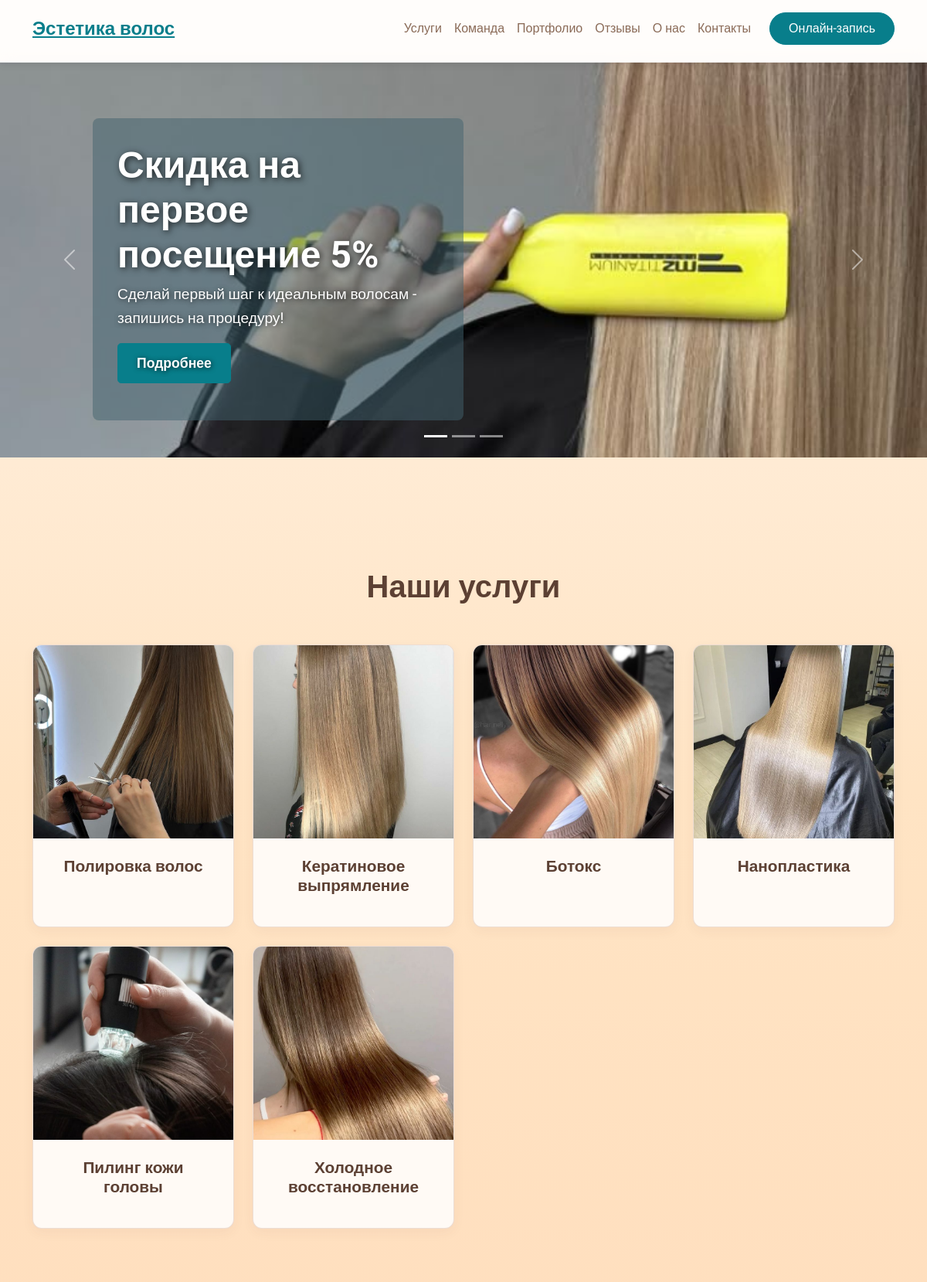
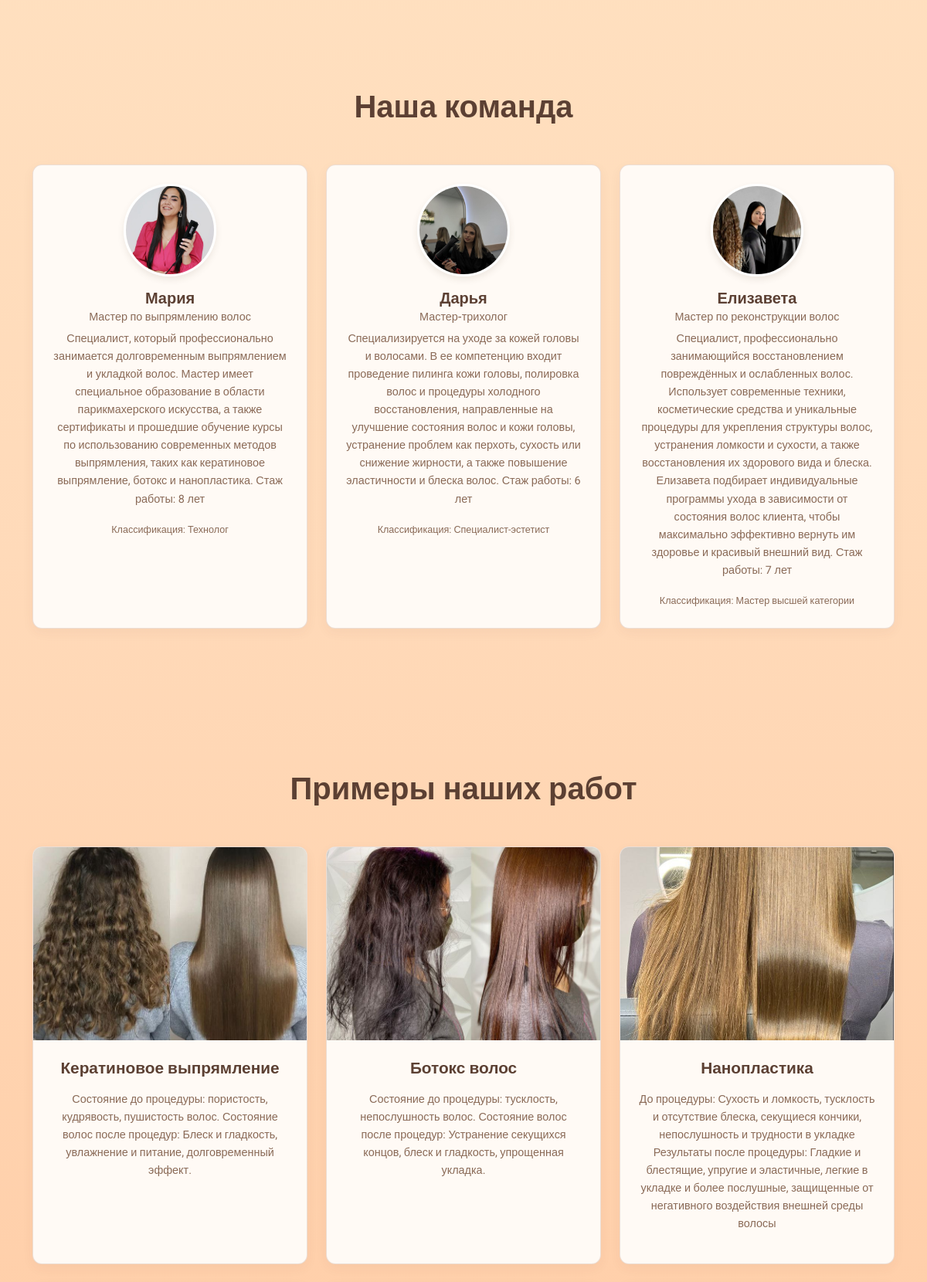
The page / (upper part) on the database its author committed (2 pictures, top to bottom).
### myapp/models.py (models this page shows, shortened)
class HeroSlide(models.Model):
    title = models.CharField('Заголовок', max_length=200)
    subtitle = models.CharField('Подзаголовок', max_length=300, blank=True)
    image = models.ImageField('Фоновое изображение', upload_to='hero_slides/')
    button_text = models.CharField('Текст кнопки', max_length=50, default='Подробнее')
    button_link = models.CharField('Ссылка для кнопки', max_length=200, default='#services')
    is_visible = models.BooleanField('Показывать на сайте', default=True)
    order = models.PositiveIntegerField('Порядок', default=0, help_text='Слайды с меньшим номером отображаются первыми')
    class Meta:
        verbose_name = 'Слайд на главной'
        verbose_name_plural = 'Слайды на главной'
        ordering = ['order']

class Service(models.Model):
    name = models.CharField(max_length=100, verbose_name='Название услуги')
    description = models.TextField(verbose_name='Краткая информация')
    price = models.DecimalField(max_digits=8, decimal_places=2, verbose_name='Цена')
    def get_first_image(self):
        return self.images.first()

class ServiceImage(models.Model):
    service = models.ForeignKey(Service, related_name='images', on_delete=models.CASCADE)
    image = models.ImageField(upload_to='service_images/', verbose_name='Фото')
    order = models.PositiveIntegerField(default=0, verbose_name='Порядок отображения')
    class Meta:
        verbose_name = 'Фото услуги'
        verbose_name_plural = 'Фото услуг'
        ordering = ['order']

class TeamMember(models.Model):
    name = models.CharField(max_length=100, verbose_name='Имя')
    position = models.CharField(max_length=100, verbose_name='Должность')
    bio = models.TextField(verbose_name='Краткая информация')
    classification = models.CharField(max_length=50, verbose_name='Классификация', default='Не указано')
    image = models.ImageField(upload_to='team/', verbose_name='Фото', null=True, blank=True)
    services = models.ManyToManyField(Service, related_name='masters', verbose_name='Услуги')
    class Meta:
        verbose_name = 'Член команды'
        verbose_name_plural = 'Члены команды'

class PortfolioWork(models.Model):
    title = models.CharField(max_length=100, verbose_name='Название работы')
    description = models.TextField(verbose_name='Описание')
    image = models.ImageField(upload_to='portfolio/', verbose_name='Фото работы')
    stylist = models.ForeignKey(TeamMember, on_delete=models.SET_NULL, null=True, verbose_name='Мастер')
    created_at = models.DateTimeField(auto_now_add=True, verbose_name='Дата создания')
    class Meta:
        verbose_name = 'Пример работы'
        verbose_name_plural = 'Примеры работ'

### myapp/views.py (the view)
# urls.py: path('', views.home, name='home'),
def home(request):
    services = Service.objects.all()
    team_members = TeamMember.objects.all()
    reviews = Review.objects.order_by('-date')[:5]  # Последние 5 отзывов
    portfolio_works = PortfolioWork.objects.all()
    hero_slides = HeroSlide.objects.filter(is_visible=True)
    review_form = ReviewForm()
    context = {
        'services': services,
        'team_members': team_members,
        'reviews': reviews,
        'portfolio_works': portfolio_works,
        'review_form': review_form,
        'hero_slides': hero_slides,
    }
    return render(request, 'home.html', context)

### myapp/templatetags/app_tags.py (called while the page is built)
@register.inclusion_tag('partials/booking_form.html')
def booking_form():
    services = Service.objects.all()
    return {'services': services}

@register.filter(name='reverselist')
def reverselist(value):
    return value[::-1]

### myapp/templates/home.html (shortened to what this page needs)
{% extends 'base.html' %}
{% block content %}
    {% include 'sections/hero.html' %}
    {% include 'sections/services.html' %}
    {% include 'sections/team.html' %}
    {% include 'sections/portfolio.html' %}
{% endblock %}

### myapp/templates/sections/hero.html (shortened to what this page needs)
{% if hero_slides %}
<section id="hero">
    <div id="heroCarousel" class="carousel slide" data-bs-ride="carousel">
        <div class="carousel-indicators">
            {% for slide in hero_slides %}
            <button type="button" data-bs-target="#heroCarousel" data-bs-slide-to="{{ forloop.counter0 }}" class="{% if forloop.first %}active{% endif %}" aria-current="true" aria-label="Slide {{ forloop.counter }}"></button>
            {% endfor %}
        </div>
        <div class="carousel-inner">
            {% for slide in hero_slides %}
            <div class="carousel-item {% if forloop.first %}active{% endif %}" style="background-image: url('{{ slide.image.url }}');">
                <div class="carousel-caption d-none d-md-block">
                    <h2>{{ slide.title }}</h2>
                    <p>{{ slide.subtitle }}</p>
                    <p><a class="btn btn-lg btn-primary" href="{{ slide.button_link }}">{{ slide.button_text }}</a></p>
                </div>
            </div>
            {% endfor %}
        </div>
        <button class="carousel-control-prev" type="button" data-bs-target="#heroCarousel" data-bs-slide="prev">
            <span class="carousel-control-prev-icon" aria-hidden="true"></span>
        </button>
        <button class="carousel-control-next" type="button" data-bs-target="#heroCarousel" data-bs-slide="next">
            <span class="carousel-control-next-icon" aria-hidden="true"></span>
        </button>
    </div>
</section>
{% endif %}

### myapp/templates/sections/services.html (shortened to what this page needs)
{% load static %}
<section id="services" class="section">
    <div class="container">
        <h2 class="section-title">Наши услуги</h2>
        <div class="row">
            {% for service in services %}
            <div class="col-lg-3 col-md-6 mb-4 d-flex">
                <a href="{% url 'service_detail' service.id %}" class="service-card-link w-100">
                    <div class="card service-card-new h-100">
                        {% if service.get_first_image %}
                            <img src="{{ service.get_first_image.image.url }}" class="card-img" alt="{{ service.name }}">
                        {% else %}
                            <img src="{% static 'img/default.svg' %}" class="card-img" alt="Default Image">
                        {% endif %}
                        <div class="card-body">
                            <h5 class="card-title-new">{{ service.name }}</h5>
                        </div>
                    </div>
                </a>
            </div>
            {% endfor %}
        </div>
    </div>
</section>

### myapp/templates/sections/team.html
<section id="team" class="section">
  <div class="container">
    <h2 class="section-title">Наша команда</h2>
    <div class="row">
      {% for member in team_members %}
      <div class="col-md-4 mb-4">
        <div class="card team-card h-100">
          <img src="{{ member.image.url }}" class="card-img-top" alt="{{ member.name }}" />
          <div class="card-body">
            <h5 class="card-title">{{ member.name }}</h5>
            <h6 class="card-subtitle mb-2 text-muted">{{ member.position }}</h6>
            <p class="card-text">{{ member.bio }}</p>
            <p class="card-text">
              <small class="text-muted">Классификация: {{ member.classification }}</small>
            </p>
          </div>
        </div>
      </div>
      {% empty %}
      <p>В настоящее время информация о команде недоступна.</p>
      {% endfor %}
    </div>
  </div>
</section>

### myapp/templates/sections/portfolio.html (shortened to what this page needs)
{% load static %}
<section id="portfolio" class="section">
  <div class="container">
    <h2 class="section-title">Примеры наших работ</h2>
    <div class="row">
      {% for work in portfolio_works %}
      <div class="col-lg-4 col-md-6 mb-4 d-flex">
        <div class="card service-card-new h-100">
          {% if work.image %}
            <img src="{{ work.image.url }}" class="card-img" alt="{{ work.title }}">
          {% else %}
            <img src="{% static 'img/default.svg' %}" class="card-img" alt="Default Image">
          {% endif %}
          <div class="card-body">
            <h5 class="card-title-new">{{ work.title }}</h5>
            <p>{{ work.description }}</p>
          </div>
        </div>
      </div>
      {% empty %}
      <div class="col-12">
        <p>В настоящее время примеры работ недоступны.</p>
      </div>
      {% endfor %}
    </div>
  </div>
</section>

### myapp/static/css/base.css (style rules this page uses)
:root { --primary-color: #ffffff; --secondary-color: #f7f7f7; --accent-color: #087E8B; --text-color: #5c4033; --light-text-color: #8a6a57; --success-color: #087E8B; --peach-1: #fff5eb; --peach-2: #ffe4c4; --peach-3: #ffdab9; --peach-4: #ffcba4; --peach-5: #ffb38a; }
body { font-family: 'Roboto', sans-serif; line-height: 1.6; color: var(--text-color); background: linear-gradient(180deg, var(--peach-1) 0%, var(--peach-2) 15%, var(--peach-3) 35%, var(--peach-4) 55%, var(--peach-3) 75%, var(--peach-2) 90%, var(--peach-1) 100% ); padding-top: 80px; }
.section { padding: 80px 0; background-color: transparent; }
.section:nth-child(odd), .section:nth-child(even), .bg-gradient-peach, .bg-gradient-blue, .bg-gradient-gray, .bg-light, .bg-peach, .bg-powder-blue { background: none !important; }
.section-title { text-align: center; margin-bottom: 50px; color: var(--text-color); font-size: 2.5rem; font-weight: 700; }
h1, h2, h3, h4, h5, h6 { color: var(--text-color); font-weight: 600; }
.btn-primary { background-color: var(--accent-color); border-color: var(--accent-color); color: #fff; transition: all 0.3s ease; }
.text-muted { color: var(--light-text-color) !important; }

### myapp/static/css/hero.css (style rules this page uses)
#heroCarousel { margin-bottom: 4rem; }
.carousel-caption { bottom: 3rem; z-index: 10; left: 10%; right: 50%; text-align: left; background-color: rgba(66, 99, 111, 0.5); padding: 2rem; border-radius: 0.5rem; }
.carousel-item { height: 32rem; background-color: #777; background-position: center; background-size: cover; }
.btn-primary { background-color: var(--accent-color); border-color: var(--accent-color); color: var(--text-color-light, #fff); padding: 12px 24px; font-size: 1rem; font-weight: 600; transition: all 0.3s ease; }
.carousel-caption h2 { font-size: 3rem; font-weight: 700; color: #fff; text-shadow: 2px 2px 8px rgba(0, 0, 0, 0.7); }
.carousel-caption p { font-size: 1.2rem; color: #fff; text-shadow: 1px 1px 6px rgba(0, 0, 0, 0.7); }
.carousel-caption .btn { font-size: 1.1rem; }

### myapp/static/css/card.css (style rules this page uses)
.card, .team-card, .service-card-new { background-color: #fffaf5; border: 1px solid rgba(165, 105, 75, 0.2); box-shadow: 0 5px 15px rgba(92, 64, 51, 0.05); transition: transform 0.3s ease, box-shadow 0.3s ease; border-radius: 0.75rem; overflow: hidden; display: flex; flex-direction: column; }
.team-card { text-align: center; }
.team-card .card-img-top { width: 120px; height: 120px; border-radius: 50%; object-fit: cover; margin: 1.5rem auto 1rem; border: 3px solid #fff; box-shadow: 0 4px 8px rgba(92, 64, 51, 0.1); }
.team-card .card-body { padding: 0 1.5rem 1.5rem; }
.team-card .card-title { font-size: 1.25rem; color: var(--text-color); font-weight: 600; }
.team-card .card-subtitle { font-size: 0.9rem; color: var(--accent-color); font-weight: 500; }
.team-card .card-text { font-size: 0.9rem; color: var(--light-text-color); }
.service-card-new { position: relative; height: auto; }
.service-card-new .card-img { width: 100%; height: 250px; object-fit: cover; transition: transform 0.5s ease; border-radius: 0; }
.service-card-new .card-body { padding: 1.5rem; text-align: center; display: flex; flex-direction: column; flex-grow: 1; }
.service-card-new .card-title-new { font-size: 1.3rem; font-weight: 600; margin: 0 0 1rem 0; color: var(--text-color); }
.service-card-new .card-body p { flex-grow: 1; margin-bottom: 1rem; font-size: 0.9rem; color: var(--light-text-color); }
.service-card-link { text-decoration: none; }

### rows shown on the page
HeroSlide: image (picture), title "Скидка на первое посещение 5%", subtitle "Сделай первый шаг к идеальным волосам - запишись на процедуру!", button_text "Подробнее"
Service: get_first_image.image (picture), name "Полировка волос"
Service: get_first_image.image (picture), name "Кератиновое выпрямление"
Service: get_first_image.image (picture), name "Ботокс"
Service: get_first_image.image (picture), name "Нанопластика"
Service: get_first_image.image (picture), name "Пилинг кожи головы"
Service: get_first_image.image (picture), name "Холодное восстановление"
TeamMember: image (picture), name "Мария", position "Мастер по выпрямлению волос", bio "Специалист, который профессионально занимается долговременным выпрямлением и укладкой волос. Мастер имеет специальное образование в области парикмахерского искусства, а также сертификаты и прошедшие обучение курсы по использованию современных методов выпрямления, таких как кератиновое выпрямление, ботокс и нанопластика. Стаж работы: 8 лет", classification "Технолог"
TeamMember: image (picture), name "Дарья", position "Мастер-трихолог", bio "Специализируется на уходе за кожей головы и волосами. В ее компетенцию входит проведение пилинга кожи головы, полировка волос и процедуры холодного восстановления, направленные на улучшение состояния волос и кожи головы, устранение проблем как перхоть, сухость или снижение жирности, а также повышение эластичности и блеска волос. Стаж работы: 6 лет", classification "Специалист-эстетист"
TeamMember: image (picture), name "Елизавета", position "Мастер по реконструкции волос", bio "Специалист, профессионально занимающийся восстановлением повреждённых и ослабленных волос. Использует современные техники, косметические средства и уникальные процедуры для укрепления структуры волос, устранения ломкости и сухости, а также восстановления их здорового вида и блеска. Елизавета подбирает индивидуальные программы ухода в зависимости от состояния волос клиента, чтобы максимально эффективно вернуть им здоровье и красивый внешний вид. Стаж работы: 7 лет", classification "Мастер высшей категории"
PortfolioWork: image (picture), title "Кератиновое выпрямление", description "Состояние до процедуры: пористость, кудрявость, пушистость волос. Состояние волос после процедур: Блеск и гладкость, увлажнение и питание, долговременный эффект."
PortfolioWork: image (picture), title "Ботокс волос", description "Состояние до процедуры: тусклость, непослушность волос. Состояние волос после процедур: Устранение секущихся концов, блеск и гладкость, упрощенная укладка."
PortfolioWork: image (picture), title "Нанопластика", description "До процедуры: Сухость и ломкость, тусклость и отсутствие блеска, секущиеся кончики, непослушность и трудности в укладке Результаты после процедуры: Гладкие и блестящие, упругие и эластичные, легкие в укладке и более послушные, защищенные от негативного воздействия внешней среды волосы"
